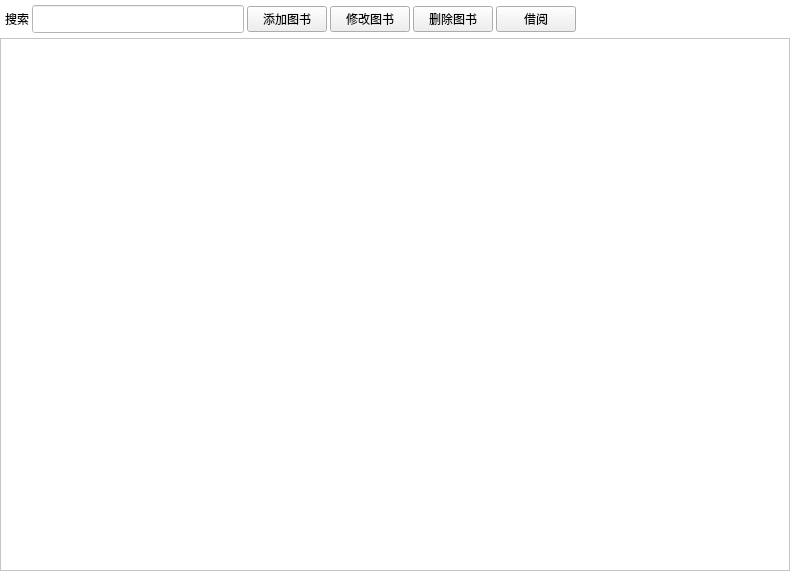
<?xml version="1.0" encoding="UTF-8"?>
<ui version="4.0">
 <class>Book</class>
 <widget class="QWidget" name="Book">
  <property name="geometry">
   <rect>
    <x>0</x>
    <y>0</y>
    <width>790</width>
    <height>571</height>
   </rect>
  </property>
  <property name="windowTitle">
   <string>Form</string>
  </property>
  <property name="styleSheet">
   <string notr="true">QPushButton[name=&quot;btn&quot;]{border:1px solid #dcdfe6;border-radius:4px;font:14px &quot;楷体&quot;;background-color:white;color:black;min-height:27px;min-width:68px;}
QLabel{color:black;font:14px &quot;楷体&quot;;}
QPushButton:pressed{background-color:gray;}

QWidget#Book{background-color:white;}
QTableView{background-color:white;}
QLineEdit{background-color:white;min-height:22px;min-width:210px;}</string>
  </property>
  <layout class="QGridLayout" name="gridLayout_2">
   <property name="leftMargin">
    <number>0</number>
   </property>
   <property name="topMargin">
    <number>0</number>
   </property>
   <property name="rightMargin">
    <number>0</number>
   </property>
   <property name="bottomMargin">
    <number>0</number>
   </property>
   <property name="spacing">
    <number>0</number>
   </property>
   <item row="0" column="0">
    <widget class="QWidget" name="widget" native="true">
     <layout class="QGridLayout" name="gridLayout">
      <property name="leftMargin">
       <number>5</number>
      </property>
      <property name="topMargin">
       <number>5</number>
      </property>
      <property name="rightMargin">
       <number>0</number>
      </property>
      <property name="bottomMargin">
       <number>5</number>
      </property>
      <property name="horizontalSpacing">
       <number>3</number>
      </property>
      <property name="verticalSpacing">
       <number>0</number>
      </property>
      <item row="0" column="4">
       <widget class="QPushButton" name="btn_del">
        <property name="text">
         <string>删除图书</string>
        </property>
        <property name="checkable">
         <bool>true</bool>
        </property>
        <property name="name" stdset="0">
         <string>btn</string>
        </property>
       </widget>
      </item>
      <item row="0" column="0">
       <widget class="QLabel" name="label">
        <property name="text">
         <string>搜索</string>
        </property>
       </widget>
      </item>
      <item row="0" column="2">
       <widget class="QPushButton" name="btn_add">
        <property name="text">
         <string>添加图书</string>
        </property>
        <property name="checkable">
         <bool>true</bool>
        </property>
        <property name="name" stdset="0">
         <string>btn</string>
        </property>
       </widget>
      </item>
      <item row="0" column="6">
       <spacer name="horizontalSpacer">
        <property name="orientation">
         <enum>Qt::Horizontal</enum>
        </property>
        <property name="sizeHint" stdset="0">
         <size>
          <width>260</width>
          <height>20</height>
         </size>
        </property>
       </spacer>
      </item>
      <item row="0" column="1">
       <widget class="QLineEdit" name="lineEdit"/>
      </item>
      <item row="0" column="3">
       <widget class="QPushButton" name="btn_change">
        <property name="text">
         <string>修改图书</string>
        </property>
        <property name="checkable">
         <bool>true</bool>
        </property>
        <property name="name" stdset="0">
         <string>btn</string>
        </property>
       </widget>
      </item>
      <item row="0" column="5">
       <widget class="QPushButton" name="btn_sent">
        <property name="text">
         <string>借阅</string>
        </property>
        <property name="name" stdset="0">
         <string>btn</string>
        </property>
       </widget>
      </item>
     </layout>
    </widget>
   </item>
   <item row="1" column="0">
    <widget class="QTableView" name="tableView"/>
   </item>
  </layout>
 </widget>
 <resources/>
 <connections/>
</ui>
